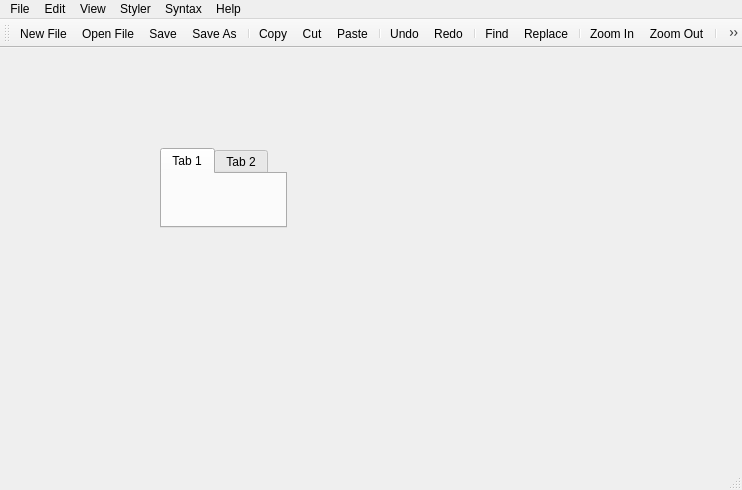
<?xml version="1.0" encoding="UTF-8"?>
<ui version="4.0">
 <class>MainWindow</class>
 <widget class="QMainWindow" name="MainWindow">
  <property name="geometry">
   <rect>
    <x>0</x>
    <y>0</y>
    <width>742</width>
    <height>490</height>
   </rect>
  </property>
  <property name="windowTitle">
   <string>MainWindow</string>
  </property>
  <widget class="QWidget" name="centralwidget">
   <widget class="QTabWidget" name="tabWidget">
    <property name="enabled">
     <bool>true</bool>
    </property>
    <property name="geometry">
     <rect>
      <x>160</x>
      <y>100</y>
      <width>127</width>
      <height>80</height>
     </rect>
    </property>
    <widget class="QWidget" name="tab">
     <attribute name="title">
      <string>Tab 1</string>
     </attribute>
    </widget>
    <widget class="QWidget" name="tab_2">
     <attribute name="title">
      <string>Tab 2</string>
     </attribute>
    </widget>
   </widget>
  </widget>
  <widget class="QMenuBar" name="menubar">
   <property name="geometry">
    <rect>
     <x>0</x>
     <y>0</y>
     <width>742</width>
     <height>21</height>
    </rect>
   </property>
   <widget class="QMenu" name="menuFile">
    <property name="title">
     <string>File</string>
    </property>
    <addaction name="actionNew_File"/>
    <addaction name="actionOpen_File"/>
    <addaction name="separator"/>
    <addaction name="actionSave"/>
    <addaction name="actionSave_As"/>
    <addaction name="separator"/>
    <addaction name="actionExit"/>
   </widget>
   <widget class="QMenu" name="menuEdit">
    <property name="title">
     <string>Edit</string>
    </property>
    <addaction name="actionCopy"/>
    <addaction name="actionCut"/>
    <addaction name="actionPaste"/>
    <addaction name="actionSelect_All"/>
    <addaction name="separator"/>
    <addaction name="actionUndo"/>
    <addaction name="actionRedo"/>
    <addaction name="separator"/>
    <addaction name="actionFind"/>
    <addaction name="actionReplace"/>
   </widget>
   <widget class="QMenu" name="menuView">
    <property name="title">
     <string>View</string>
    </property>
    <addaction name="actionZoom_In"/>
    <addaction name="actionZoom_Out"/>
    <addaction name="separator"/>
    <addaction name="actionWord_wrap"/>
   </widget>
   <widget class="QMenu" name="menuStyler">
    <property name="title">
     <string>Styler</string>
    </property>
    <addaction name="actionAuto_Indentation"/>
    <addaction name="actionRemove_Indentation"/>
   </widget>
   <widget class="QMenu" name="menuAbout">
    <property name="title">
     <string>Help</string>
    </property>
    <addaction name="actionHelp"/>
    <addaction name="actionAbout_Code_Editor"/>
   </widget>
   <widget class="QMenu" name="menuSyntax">
    <property name="title">
     <string>Syntax</string>
    </property>
    <addaction name="actionC_C"/>
   </widget>
   <addaction name="menuFile"/>
   <addaction name="menuEdit"/>
   <addaction name="menuView"/>
   <addaction name="menuStyler"/>
   <addaction name="menuSyntax"/>
   <addaction name="menuAbout"/>
  </widget>
  <widget class="QStatusBar" name="statusbar"/>
  <widget class="QToolBar" name="toolBar">
   <property name="windowTitle">
    <string>toolBar</string>
   </property>
   <attribute name="toolBarArea">
    <enum>TopToolBarArea</enum>
   </attribute>
   <attribute name="toolBarBreak">
    <bool>false</bool>
   </attribute>
   <addaction name="actionNew_File"/>
   <addaction name="actionOpen_File"/>
   <addaction name="actionSave"/>
   <addaction name="actionSave_As"/>
   <addaction name="separator"/>
   <addaction name="actionCopy"/>
   <addaction name="actionCut"/>
   <addaction name="actionPaste"/>
   <addaction name="separator"/>
   <addaction name="actionUndo"/>
   <addaction name="actionRedo"/>
   <addaction name="separator"/>
   <addaction name="actionFind"/>
   <addaction name="actionReplace"/>
   <addaction name="separator"/>
   <addaction name="actionZoom_In"/>
   <addaction name="actionZoom_Out"/>
   <addaction name="separator"/>
   <addaction name="actionAuto_Indentation"/>
   <addaction name="actionRemove_Indentation"/>
  </widget>
  <action name="actionNew_File">
   <property name="icon">
    <iconset resource="res.qrc">
     <normaloff>:/img/icons/newfile.png</normaloff>:/img/icons/newfile.png</iconset>
   </property>
   <property name="text">
    <string>New File</string>
   </property>
   <property name="shortcut">
    <string>Ctrl+N</string>
   </property>
  </action>
  <action name="actionOpen_File">
   <property name="icon">
    <iconset resource="res.qrc">
     <normaloff>:/img/icons/openfile.png</normaloff>:/img/icons/openfile.png</iconset>
   </property>
   <property name="text">
    <string>Open File</string>
   </property>
   <property name="shortcut">
    <string>Ctrl+O</string>
   </property>
  </action>
  <action name="actionSave">
   <property name="icon">
    <iconset resource="res.qrc">
     <normaloff>:/img/icons/save.png</normaloff>:/img/icons/save.png</iconset>
   </property>
   <property name="text">
    <string>Save</string>
   </property>
   <property name="shortcut">
    <string>Ctrl+S</string>
   </property>
  </action>
  <action name="actionSave_As">
   <property name="icon">
    <iconset resource="res.qrc">
     <normaloff>:/img/icons/saveas.png</normaloff>:/img/icons/saveas.png</iconset>
   </property>
   <property name="text">
    <string>Save As</string>
   </property>
   <property name="shortcut">
    <string>Ctrl+Alt+S</string>
   </property>
  </action>
  <action name="actionExit">
   <property name="text">
    <string>Exit</string>
   </property>
   <property name="shortcut">
    <string>Ctrl+Q</string>
   </property>
  </action>
  <action name="actionCopy">
   <property name="icon">
    <iconset resource="res.qrc">
     <normaloff>:/img/icons/copy.png</normaloff>:/img/icons/copy.png</iconset>
   </property>
   <property name="text">
    <string>Copy</string>
   </property>
   <property name="shortcut">
    <string>Ctrl+C</string>
   </property>
  </action>
  <action name="actionCut">
   <property name="icon">
    <iconset resource="res.qrc">
     <normaloff>:/img/icons/cut.png</normaloff>:/img/icons/cut.png</iconset>
   </property>
   <property name="text">
    <string>Cut</string>
   </property>
   <property name="shortcut">
    <string>Ctrl+X</string>
   </property>
  </action>
  <action name="actionPaste">
   <property name="icon">
    <iconset resource="res.qrc">
     <normaloff>:/img/icons/paste.png</normaloff>:/img/icons/paste.png</iconset>
   </property>
   <property name="text">
    <string>Paste</string>
   </property>
   <property name="shortcut">
    <string>Ctrl+V</string>
   </property>
  </action>
  <action name="actionUndo">
   <property name="icon">
    <iconset resource="res.qrc">
     <normaloff>:/img/icons/undo.png</normaloff>:/img/icons/undo.png</iconset>
   </property>
   <property name="text">
    <string>Undo</string>
   </property>
   <property name="shortcut">
    <string>Ctrl+Z</string>
   </property>
  </action>
  <action name="actionRedo">
   <property name="icon">
    <iconset resource="res.qrc">
     <normaloff>:/img/icons/redo.png</normaloff>:/img/icons/redo.png</iconset>
   </property>
   <property name="text">
    <string>Redo</string>
   </property>
   <property name="shortcut">
    <string>Ctrl+Y</string>
   </property>
  </action>
  <action name="actionSelect_All">
   <property name="text">
    <string>Select All</string>
   </property>
   <property name="shortcut">
    <string>Ctrl+A</string>
   </property>
  </action>
  <action name="actionZoom_In">
   <property name="icon">
    <iconset resource="res.qrc">
     <normaloff>:/img/icons/zoomin.png</normaloff>:/img/icons/zoomin.png</iconset>
   </property>
   <property name="text">
    <string>Zoom In</string>
   </property>
   <property name="shortcut">
    <string>Ctrl+Shift+=</string>
   </property>
  </action>
  <action name="actionZoom_Out">
   <property name="icon">
    <iconset resource="res.qrc">
     <normaloff>:/img/icons/zoomout.png</normaloff>:/img/icons/zoomout.png</iconset>
   </property>
   <property name="text">
    <string>Zoom Out</string>
   </property>
   <property name="shortcut">
    <string>Ctrl+Shift+-</string>
   </property>
  </action>
  <action name="actionWord_wrap">
   <property name="checkable">
    <bool>true</bool>
   </property>
   <property name="text">
    <string>Word wrap</string>
   </property>
  </action>
  <action name="actionAuto_Indentation">
   <property name="enabled">
    <bool>false</bool>
   </property>
   <property name="icon">
    <iconset resource="res.qrc">
     <normaloff>:/img/icons/auto-indent.png</normaloff>:/img/icons/auto-indent.png</iconset>
   </property>
   <property name="text">
    <string>Auto Indentation</string>
   </property>
  </action>
  <action name="actionRemove_Indentation">
   <property name="enabled">
    <bool>false</bool>
   </property>
   <property name="icon">
    <iconset resource="res.qrc">
     <normaloff>:/img/icons/remove-indent.png</normaloff>:/img/icons/remove-indent.png</iconset>
   </property>
   <property name="text">
    <string>Remove Indentation</string>
   </property>
  </action>
  <action name="actionHelp">
   <property name="icon">
    <iconset resource="res.qrc">
     <normaloff>:/img/icons/help.png</normaloff>:/img/icons/help.png</iconset>
   </property>
   <property name="text">
    <string>Help</string>
   </property>
   <property name="shortcut">
    <string>F1</string>
   </property>
  </action>
  <action name="actionAbout_Code_Editor">
   <property name="icon">
    <iconset resource="res.qrc">
     <normaloff>:/img/icons/about.png</normaloff>:/img/icons/about.png</iconset>
   </property>
   <property name="text">
    <string>About Code Editor</string>
   </property>
  </action>
  <action name="actionC_C">
   <property name="checkable">
    <bool>false</bool>
   </property>
   <property name="enabled">
    <bool>true</bool>
   </property>
   <property name="text">
    <string>C/C++</string>
   </property>
  </action>
  <action name="actionFind">
   <property name="icon">
    <iconset resource="res.qrc">
     <normaloff>:/img/icons/find.png</normaloff>:/img/icons/find.png</iconset>
   </property>
   <property name="text">
    <string>Find</string>
   </property>
   <property name="shortcut">
    <string>Ctrl+F</string>
   </property>
  </action>
  <action name="actionReplace">
   <property name="icon">
    <iconset resource="res.qrc">
     <normaloff>:/img/icons/replace.png</normaloff>:/img/icons/replace.png</iconset>
   </property>
   <property name="text">
    <string>Replace</string>
   </property>
   <property name="shortcut">
    <string>Ctrl+H</string>
   </property>
  </action>
 </widget>
 <resources>
  <include location="res.qrc"/>
 </resources>
 <connections/>
</ui>
